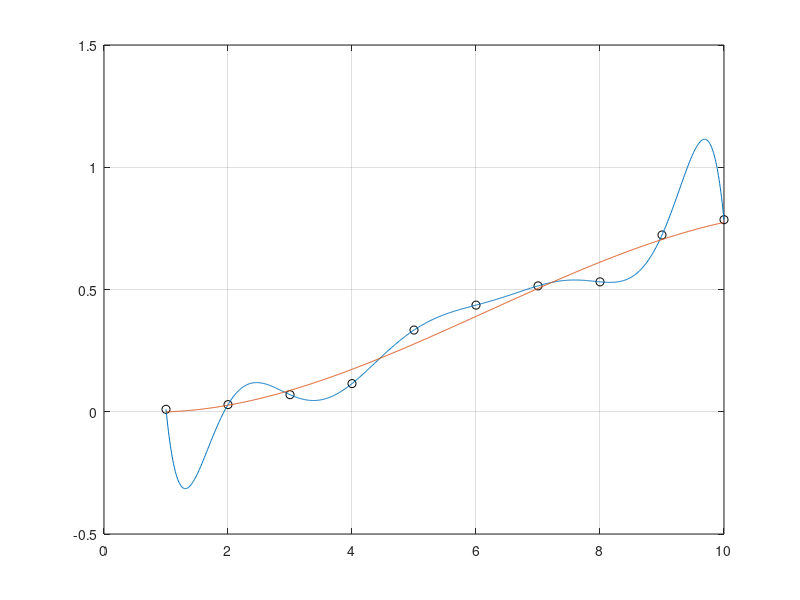

Source code (MATLAB):
clc
clear all
x_plt = 1:0.01:10;

x = 1:10;
y = [0.0099688
    0.029175
    0.069771
    0.11515
    0.33414
    0.43616
    0.51482
    0.5313
    0.72291
    0.78563];

a_9 = polyfit(x, y, 9);
p_9 = a_9(1)*x_plt.^9+a_9(2)*x_plt.^8+a_9(3)*x_plt.^7+a_9(4)*x_plt.^6+a_9(5)*x_plt.^5+a_9(6)*x_plt.^4+a_9(7)*x_plt.^3+a_9(8)*x_plt.^2+a_9(9)*x_plt+a_9(10);

a_3 = polyfit(x, y, 3);
p_3 = a_3(1)*x_plt.^3+a_3(2)*x_plt.^2+a_3(3)*x_plt+a_3(4);

plot(x, y, 'ko')
hold on
plot(x_plt, p_9)
plot(x_plt, p_3)
grid on
hold off
